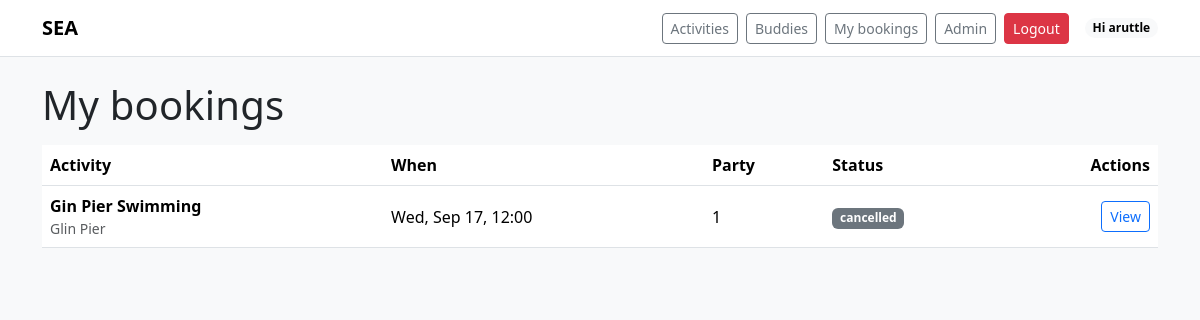
The app's page /me/bookings/ (signed in), older data.
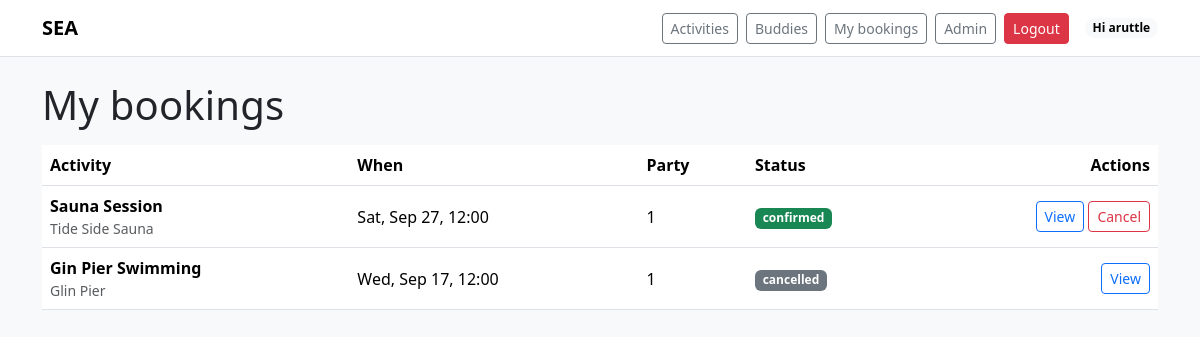
The same page, newer data.
### activities/models.py (models this page shows, shortened)
class Booking(models.Model):
    user = models.ForeignKey(settings.AUTH_USER_MODEL, on_delete=models.CASCADE, related_name="bookings")
    activity = models.ForeignKey(Activity, on_delete=models.CASCADE, related_name="bookings")
    start_dt = models.DateTimeField()
    party_size = models.PositiveIntegerField(default=1)
    status = models.CharField(max_length=12, choices=STATUS_CHOICES, default="confirmed")
    created_at = models.DateTimeField(auto_now_add=True)
    class Meta:
        indexes = [
            models.Index(fields=["start_dt"]),
        ]
        constraints = [
            models.UniqueConstraint(
                fields=["user", "activity", "start_dt"],
                condition=Q(status="confirmed"),
                name="uniq_confirmed_booking_per_user_slot",
            )
        ]

class Activity(models.Model):
    provider = models.ForeignKey(Provider, on_delete=models.CASCADE, related_name="activities")
    title = models.CharField(max_length=160)
    description = models.TextField(blank=True, default="")
    price = models.DecimalField(max_digits=8, decimal_places=2, default=0)
    duration_minutes = models.PositiveIntegerField(default=60)
    capacity = models.PositiveIntegerField(default=8)
    created_at = models.DateTimeField(auto_now_add=True)
    spot = models.ForeignKey(
        "core.Spot",
        null=True, blank=True,
        on_delete=models.SET_NULL,
        related_name="activities",
        help_text="Where this activity happens."
    )
    class Meta:
        ordering = ["title"]

class Provider(models.Model):
    name = models.CharField(max_length=120)
    contact_email = models.EmailField(blank=True, default="")

### activities/views.py (the view)
# urls.py: path("me/bookings/", activities_views.my_bookings, name="my_bookings"),
@login_required
def my_bookings(request):
    bookings = (
        Booking.objects.filter(user=request.user)
        .select_related("activity", "activity__provider")
        .order_by("-created_at")
    )
    return render(request, "activities/my_bookings.html", {"bookings": bookings})

### templates/activities/my_bookings.html (shortened to what this page needs)
{% extends "base.html" %}
{% block content %}
<h1 class="mb-3">My bookings</h1>
{% if bookings %}
  <div class="table-responsive">
    <table class="table align-middle">
      <thead>
        <tr>
          <th>Activity</th>
          <th>When</th>
          <th>Party</th>
          <th>Status</th>
          <th class="text-end">Actions</th>
        </tr>
      </thead>
      <tbody id="booking-table">
        {% for b in bookings %}
          {% include "activities/partials/_booking_row.html" with b=b %}
        {% endfor %}
      </tbody>
    </table>
  </div>
{% else %}
  <p class="text-muted">You have no bookings yet.</p>
{% endif %}
{% endblock %}

### templates/activities/partials/_booking_row.html (shortened to what this page needs)
<tr id="booking-{{ b.id }}">
  <td>
    <div class="fw-semibold">{{ b.activity.title }}</div>
    <div class="small text-muted">{{ b.activity.provider.name }}</div>
  </td>
  <td>{{ b.start_dt|date:"D, M j, H:i" }}</td>
  <td>{{ b.party_size }}</td>
  <td>
    {% if b.status == "confirmed" %}
      <span class="badge text-bg-success">confirmed</span>
    {% elif b.status == "cancelled" %}
      <span class="badge text-bg-secondary">cancelled</span>
    {% else %}
      <span class="badge text-bg-light text-dark">{{ b.get_status_display|default:b.status }}</span>
    {% endif %}
  </td>
  <td class="text-end">
    <a class="btn btn-sm btn-outline-primary" href="{% url 'activities:detail' b.activity_id %}">View</a>
    {% if b.status == "confirmed" %}
      <form class="d-inline"
            method="post"
            onsubmit="return confirm('Cancel and remove this booking?');"
            hx-post="{% url 'activities:booking_cancel' b.id %}"
            hx-target="#booking-{{ b.id }}"
            hx-swap="outerHTML">
        <button class="btn btn-sm btn-outline-danger">Cancel</button>
      </form>
    {% endif %}
  </td>
</tr>

Row changes from the older to the newer data that the page shows:
added Booking: activity "Sauna Session", activity.provider.name "Tide Side Sauna", start_dt "Sat, Sep 27, 12:00", party_size "1", status "confirmed"
